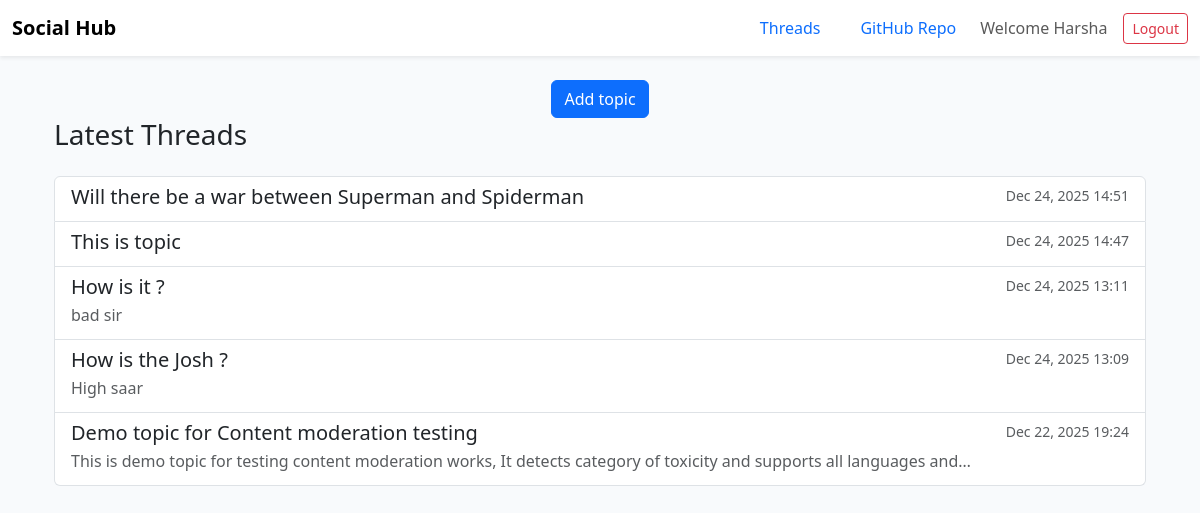
The app's page / (signed in) with its own data.
### Home/models.py (models this page shows, shortened)
class Topic(models.Model):
    title = models.CharField(max_length=200)
    body = models.TextField(blank=True)
    created_at = models.DateTimeField(auto_now_add=True)

### Home/views.py (the view)
# urls.py: path('', views.index, name="home"),
def index(request):
    topics = Topic.objects.order_by("-created_at")  # newest first
    return render(request, "Home/index.html", {
        "topics": topics
    })

### Home/templates/Home/index.html
{% extends "Home/base.html" %}
{% load static %}
{% block content %}
{% if not user.is_authenticated %}
<div class="d-flex justify-content-center align-items-center" style="min-height: 70vh;">
  <div class="text-center">
    <h2 class="mb-3">Welcome to Social Hub</h2>
    <p class="text-muted mb-4">
      Sign in or create an account to join discussions and post comments.
    </p>
    <p class="text-muted mb-4">
     Sign in using Username: <b>Test</b> Password: <b> 1234 </b> to get started quickly.
    </p>
    <div class="d-flex justify-content-center gap-3">
      <a href="{% url 'login' %}" class="btn btn-primary btn-lg">
        Sign in
      </a>
      <a href="{% url 'signup' %}" class="btn btn-outline-primary btn-lg">
        Sign up
      </a>
    </div>
  </div>
</div>
{% else %}
<div class="container-fluid d-flex justify-content-center align-items-center ">
  <button type="button"
          class="btn btn-primary"
          onclick="location.href='{% url 'addtopic' %}'">
    Add topic
  </button>
</div>
<div class="container">
  <h3 class="mb-4">Latest Threads</h3>
  {% if topics %}
    <div class="list-group">
      {% for topic in topics %}
        <a href="{% url 'topic_detail' topic.id %}"
           class="list-group-item list-group-item-action">
          <div class="d-flex w-100 justify-content-between">
            <h5 class="mb-1">{{ topic.title }}</h5>
            <small class="text-muted">
              {{ topic.created_at|date:"M d, Y H:i" }}
            </small>
          </div>
          {% if topic.body %}
            <p class="mb-1 text-muted">
              {{ topic.body|truncatechars:120 }}
            </p>
          {% endif %}
        </a>
      {% endfor %}
    </div>
  {% else %}
    <p class="text-muted">No topics yet.</p>
  {% endif %}
</div>
{% endif %}
{% endblock %}

### Home/templates/Home/base.html (shortened to what this page needs)
{% load static %}
<!DOCTYPE html>
<html lang="en">
<head>
    <link
        href="https://cdn.jsdelivr.net/npm/bootstrap@5.3.3/dist/css/bootstrap.min.css"
        rel="stylesheet"
    >
</head>
<body>
<nav class="navbar navbar-light bg-white shadow-sm sticky-top">
    <div class="container-fluid">
        <a class="navbar-brand" href="{% url 'home' %}">
            <span>Social Hub</span>
        </a>
        <ul class="nav d-none d-lg-flex align-items-center gap-2">
            <li class="nav-item">
                <a class="nav-link" href="#">Threads</a>
            </li>
            <li class="nav-item">
                <a class="nav-link" href="https://github.com/HarshaReddyV/ICA" target="_blank">
                    GitHub Repo
                </a>
            </li>
            {% if user.is_authenticated %}
                <li class="nav-item">
                    <span class="navbar-text me-2">
                        Welcome {{ user.username }}
                    </span>
                </li>
                <li class="nav-item">
                    <form method="post" action="{% url 'logout' %}">
                        <button class="btn btn-outline-danger btn-sm">
                            Logout
                        </button>
                    </form>
                </li>
            {% endif %}
        </ul>
    </div>
</nav>
<main class="container my-4">
    {% block content %}{% endblock %}
</main>
</body>
</html>

### Home/templates/Home/base.html (style rules this page uses)
body { min-height: 100vh; background-color: #f8fafc; }
.navbar-brand span { font-weight: 600; }

### records on screen
Topic: title "Will there be a war between Superman and Spiderman", created_at "Dec 24, 2025 14:51"
Topic: title "This is topic", created_at "Dec 24, 2025 14:47"
Topic: title "How is it ?", created_at "Dec 24, 2025 13:11", body "bad sir"
Topic: title "How is the Josh ?", created_at "Dec 24, 2025 13:09", body "High saar"
Topic: title "Demo topic for Content moderation testing", created_at "Dec 22, 2025 19:24", body "This is demo topic for testing content moderation works, It detects category of toxicity and supports all languages and…"

### other values on screen
{{ user.username }} "Harsha"
